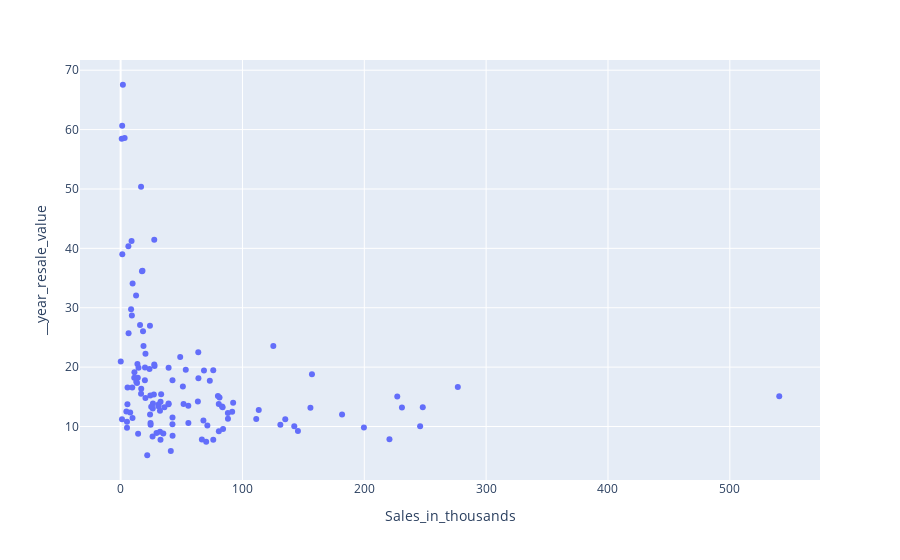

The cell this chart's notebook holds for it:
### Markdown cell above
Scatter: Correlation between 2 real-value columns!

line chart : shows trend of value (change in real-value) versus a reference of time!

box : any real-value data can be used. It shows a) Quantiles b) Presence of any outliers

bar : to show magnitude of some category's real-value. Always plotted between 1 real and 1 categorical column

pie chart : to show ration or proportion of a category out of total available value

### Code cell
pe.scatter(   data_frame=df, x="Sales_in_thousands", y="__year_resale_value"   )

### Figure 1 — Plotly figure (JSON) as saved in the notebook; plotly's stock layout.template omitted (floating-point values rounded to 4 significant figures; data arrays with more than 128 entries replaced by an {"elided": "..."} marker saying what was removed)
{"data": [{"hovertemplate": "Sales_in_thousands=%{x}<br>__year_resale_value=%{y}<extra></extra>", "legendgroup": "", "marker": {"color": "#636efa", "symbol": "circle"}, "mode": "markers", "name": "", "orientation": "v", "showlegend": false, "type": "scatter", "x": {"elided": "157 float values"}, "xaxis": "x", "y": {"elided": "157 float values"}, "yaxis": "y"}], "layout": {"legend": {"tracegroupgap": 0}, "margin": {"t": 60}, "xaxis": {"anchor": "y", "domain": [0, 1], "title": {"text": "Sales_in_thousands"}}, "yaxis": {"anchor": "x", "domain": [0, 1], "title": {"text": "__year_resale_value"}}}}
